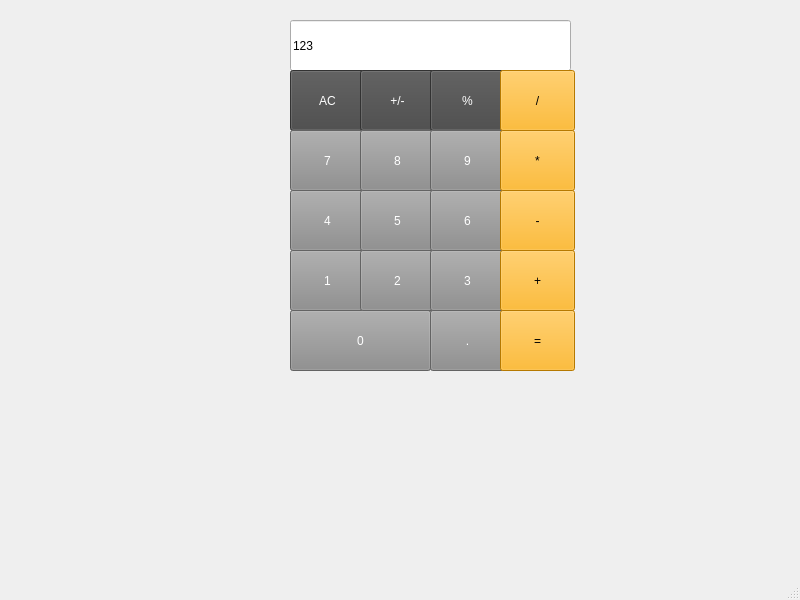
<?xml version="1.0" encoding="UTF-8"?>
<ui version="4.0">
 <class>MainWindow</class>
 <widget class="QMainWindow" name="MainWindow">
  <property name="geometry">
   <rect>
    <x>0</x>
    <y>0</y>
    <width>800</width>
    <height>600</height>
   </rect>
  </property>
  <property name="windowTitle">
   <string>MainWindow</string>
  </property>
  <widget class="QWidget" name="centralwidget">
   <widget class="QLineEdit" name="lineEdit">
    <property name="geometry">
     <rect>
      <x>290</x>
      <y>20</y>
      <width>281</width>
      <height>51</height>
     </rect>
    </property>
    <property name="styleSheet">
     <string notr="true">font: 30pt &quot;Franklin Gothic Demi Cond&quot;;</string>
    </property>
    <property name="text">
     <string>123</string>
    </property>
   </widget>
   <widget class="QPushButton" name="ACbtn">
    <property name="geometry">
     <rect>
      <x>290</x>
      <y>70</y>
      <width>75</width>
      <height>61</height>
     </rect>
    </property>
    <property name="styleSheet">
     <string notr="true">
background-color: rgb(70, 70, 70);
color: rgb(255, 255, 255);
font: 20pt &quot;Franklin Gothic Heavy&quot;;</string>
    </property>
    <property name="text">
     <string>AC</string>
    </property>
   </widget>
   <widget class="QPushButton" name="togglesignbtn">
    <property name="geometry">
     <rect>
      <x>360</x>
      <y>70</y>
      <width>75</width>
      <height>61</height>
     </rect>
    </property>
    <property name="styleSheet">
     <string notr="true">background-color: rgb(70, 70, 70);
color: rgb(255, 255, 255);
font: 20pt &quot;Franklin Gothic Heavy&quot;;</string>
    </property>
    <property name="text">
     <string>+/-</string>
    </property>
   </widget>
   <widget class="QPushButton" name="percentbtn">
    <property name="geometry">
     <rect>
      <x>430</x>
      <y>70</y>
      <width>75</width>
      <height>61</height>
     </rect>
    </property>
    <property name="styleSheet">
     <string notr="true">background-color: rgb(70, 70, 70);
color: rgb(255, 255, 255);
font: 20pt &quot;Franklin Gothic Heavy&quot;;</string>
    </property>
    <property name="text">
     <string>%</string>
    </property>
   </widget>
   <widget class="QPushButton" name="dividebtn">
    <property name="geometry">
     <rect>
      <x>500</x>
      <y>70</y>
      <width>75</width>
      <height>61</height>
     </rect>
    </property>
    <property name="styleSheet">
     <string notr="true">background-color: rgb(255, 170, 0);
font: 20pt &quot;Franklin Gothic Heavy&quot;;</string>
    </property>
    <property name="text">
     <string>/</string>
    </property>
   </widget>
   <widget class="QPushButton" name="sevenbtn">
    <property name="geometry">
     <rect>
      <x>290</x>
      <y>130</y>
      <width>75</width>
      <height>61</height>
     </rect>
    </property>
    <property name="styleSheet">
     <string notr="true">color: rgb(255, 255, 255);
background-color: rgb(138, 138, 138);
font: 20pt &quot;Franklin Gothic Heavy&quot;;</string>
    </property>
    <property name="text">
     <string>7</string>
    </property>
   </widget>
   <widget class="QPushButton" name="eightbtn">
    <property name="geometry">
     <rect>
      <x>360</x>
      <y>130</y>
      <width>75</width>
      <height>61</height>
     </rect>
    </property>
    <property name="styleSheet">
     <string notr="true">color: rgb(255, 255, 255);
background-color: rgb(138, 138, 138);
font: 20pt &quot;Franklin Gothic Heavy&quot;;</string>
    </property>
    <property name="text">
     <string>8</string>
    </property>
   </widget>
   <widget class="QPushButton" name="ninebtn">
    <property name="geometry">
     <rect>
      <x>430</x>
      <y>130</y>
      <width>75</width>
      <height>61</height>
     </rect>
    </property>
    <property name="styleSheet">
     <string notr="true">color: rgb(255, 255, 255);
background-color: rgb(138, 138, 138);
font: 20pt &quot;Franklin Gothic Heavy&quot;;</string>
    </property>
    <property name="text">
     <string>9</string>
    </property>
   </widget>
   <widget class="QPushButton" name="fourbtn">
    <property name="geometry">
     <rect>
      <x>290</x>
      <y>190</y>
      <width>75</width>
      <height>61</height>
     </rect>
    </property>
    <property name="styleSheet">
     <string notr="true">color: rgb(255, 255, 255);
background-color: rgb(138, 138, 138);
font: 20pt &quot;Franklin Gothic Heavy&quot;;</string>
    </property>
    <property name="text">
     <string>4</string>
    </property>
   </widget>
   <widget class="QPushButton" name="multiplybtn">
    <property name="geometry">
     <rect>
      <x>500</x>
      <y>130</y>
      <width>75</width>
      <height>61</height>
     </rect>
    </property>
    <property name="styleSheet">
     <string notr="true">background-color: rgb(255, 170, 0);
font: 20pt &quot;Franklin Gothic Heavy&quot;;</string>
    </property>
    <property name="text">
     <string>*</string>
    </property>
   </widget>
   <widget class="QPushButton" name="fivebtn">
    <property name="geometry">
     <rect>
      <x>360</x>
      <y>190</y>
      <width>75</width>
      <height>61</height>
     </rect>
    </property>
    <property name="styleSheet">
     <string notr="true">color: rgb(255, 255, 255);
background-color: rgb(138, 138, 138);
font: 20pt &quot;Franklin Gothic Heavy&quot;;</string>
    </property>
    <property name="text">
     <string>5</string>
    </property>
   </widget>
   <widget class="QPushButton" name="sixbtn">
    <property name="geometry">
     <rect>
      <x>430</x>
      <y>190</y>
      <width>75</width>
      <height>61</height>
     </rect>
    </property>
    <property name="styleSheet">
     <string notr="true">color: rgb(255, 255, 255);
background-color: rgb(138, 138, 138);
font: 20pt &quot;Franklin Gothic Heavy&quot;;</string>
    </property>
    <property name="text">
     <string>6</string>
    </property>
   </widget>
   <widget class="QPushButton" name="subtractbtn">
    <property name="geometry">
     <rect>
      <x>500</x>
      <y>190</y>
      <width>75</width>
      <height>61</height>
     </rect>
    </property>
    <property name="styleSheet">
     <string notr="true">background-color: rgb(255, 170, 0);
font: 20pt &quot;Franklin Gothic Heavy&quot;;</string>
    </property>
    <property name="text">
     <string>-</string>
    </property>
   </widget>
   <widget class="QPushButton" name="zerobtn">
    <property name="geometry">
     <rect>
      <x>290</x>
      <y>310</y>
      <width>141</width>
      <height>61</height>
     </rect>
    </property>
    <property name="styleSheet">
     <string notr="true">color: rgb(255, 255, 255);
background-color: rgb(138, 138, 138);
font: 20pt &quot;Franklin Gothic Heavy&quot;;</string>
    </property>
    <property name="text">
     <string>0</string>
    </property>
   </widget>
   <widget class="QPushButton" name="decimalpointbtn">
    <property name="geometry">
     <rect>
      <x>430</x>
      <y>310</y>
      <width>75</width>
      <height>61</height>
     </rect>
    </property>
    <property name="styleSheet">
     <string notr="true">color: rgb(255, 255, 255);
background-color: rgb(138, 138, 138);
font: 20pt &quot;Franklin Gothic Heavy&quot;;</string>
    </property>
    <property name="text">
     <string>.</string>
    </property>
   </widget>
   <widget class="QPushButton" name="equalbtn">
    <property name="geometry">
     <rect>
      <x>500</x>
      <y>310</y>
      <width>75</width>
      <height>61</height>
     </rect>
    </property>
    <property name="styleSheet">
     <string notr="true">background-color: rgb(255, 170, 0);
font: 20pt &quot;Franklin Gothic Heavy&quot;;</string>
    </property>
    <property name="text">
     <string>=</string>
    </property>
   </widget>
   <widget class="QPushButton" name="onebtn">
    <property name="geometry">
     <rect>
      <x>290</x>
      <y>250</y>
      <width>75</width>
      <height>61</height>
     </rect>
    </property>
    <property name="styleSheet">
     <string notr="true">color: rgb(255, 255, 255);
background-color: rgb(138, 138, 138);
font: 20pt &quot;Franklin Gothic Heavy&quot;;</string>
    </property>
    <property name="text">
     <string>1</string>
    </property>
   </widget>
   <widget class="QPushButton" name="twobtn">
    <property name="geometry">
     <rect>
      <x>360</x>
      <y>250</y>
      <width>75</width>
      <height>61</height>
     </rect>
    </property>
    <property name="styleSheet">
     <string notr="true">color: rgb(255, 255, 255);
background-color: rgb(138, 138, 138);
font: 20pt &quot;Franklin Gothic Heavy&quot;;</string>
    </property>
    <property name="text">
     <string>2</string>
    </property>
   </widget>
   <widget class="QPushButton" name="threebtn">
    <property name="geometry">
     <rect>
      <x>430</x>
      <y>250</y>
      <width>75</width>
      <height>61</height>
     </rect>
    </property>
    <property name="styleSheet">
     <string notr="true">color: rgb(255, 255, 255);
background-color: rgb(138, 138, 138);
font: 20pt &quot;Franklin Gothic Heavy&quot;;</string>
    </property>
    <property name="text">
     <string>3</string>
    </property>
   </widget>
   <widget class="QPushButton" name="addbtn">
    <property name="geometry">
     <rect>
      <x>500</x>
      <y>250</y>
      <width>75</width>
      <height>61</height>
     </rect>
    </property>
    <property name="styleSheet">
     <string notr="true">background-color: rgb(255, 170, 0);
font: 20pt &quot;Franklin Gothic Heavy&quot;;</string>
    </property>
    <property name="text">
     <string>+</string>
    </property>
   </widget>
  </widget>
  <widget class="QMenuBar" name="menubar">
   <property name="geometry">
    <rect>
     <x>0</x>
     <y>0</y>
     <width>800</width>
     <height>21</height>
    </rect>
   </property>
  </widget>
  <widget class="QStatusBar" name="statusbar"/>
 </widget>
 <resources/>
 <connections/>
</ui>
